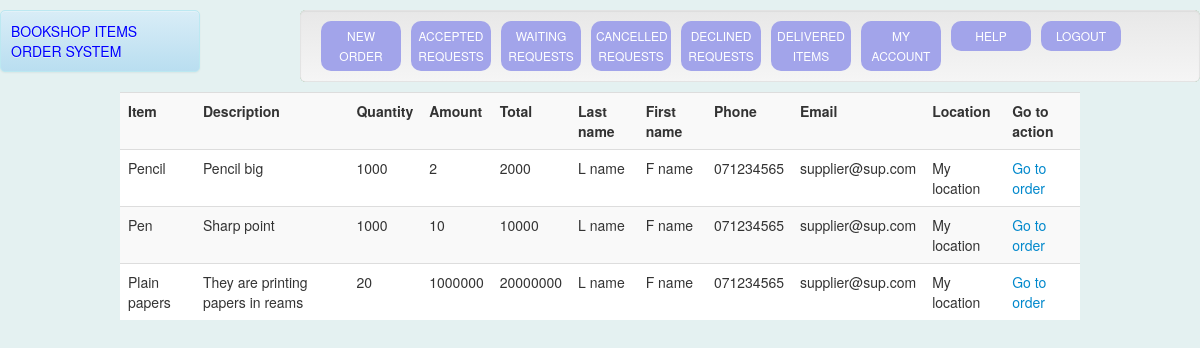
The page /user/order.php (signed in) on the database its author committed.
### tables this page shows
CREATE TABLE IF NOT EXISTS `myitems` (
  `myid` int(15) NOT NULL AUTO_INCREMENT,
  `suppid` varchar(50) DEFAULT NULL,
  `itemid` int(15) DEFAULT NULL,
  `quantity` int(15) DEFAULT NULL,
  `amount` int(15) DEFAULT NULL,
  `desc` varchar(200) DEFAULT NULL,
  `regdate` timestamp NULL DEFAULT CURRENT_TIMESTAMP ON UPDATE CURRENT_TIMESTAMP,
  PRIMARY KEY (`myid`)
);

CREATE TABLE IF NOT EXISTS `item` (
  `itemid` int(15) NOT NULL AUTO_INCREMENT,
  `name` varchar(50) NOT NULL,
  `desc` varchar(200) DEFAULT NULL,
  `regdate` timestamp NULL DEFAULT CURRENT_TIMESTAMP ON UPDATE CURRENT_TIMESTAMP,
  PRIMARY KEY (`itemid`)
);

CREATE TABLE IF NOT EXISTS `tbsupplier` (
  `fname` varchar(30) NOT NULL,
  `lname` varchar(30) NOT NULL,
  `email` varchar(50) DEFAULT NULL,
  `address` varchar(50) NOT NULL,
  `phone` varchar(20) NOT NULL,
  `username` varchar(50) NOT NULL,
  `password` varchar(50) NOT NULL,
  `regdate` timestamp NULL DEFAULT CURRENT_TIMESTAMP ON UPDATE CURRENT_TIMESTAMP,
  PRIMARY KEY (`username`)
);

### user/order.php (the view, shortened to what this page needs)
<?php require_once('../Connections/bookcon.php'); ?>
<?php
$maxRows_Itemsonoffer = 10;
$pageNum_Itemsonoffer = 0;
$startRow_Itemsonoffer = $pageNum_Itemsonoffer * $maxRows_Itemsonoffer;
$query_Itemsonoffer = "SELECT myid, myitems.suppid,myitems.itemid, name,myitems.`desc`,myitems.quantity, myitems.amount,coalesce(sum(myitems.amount*myitems.quantity),0) as total,lname,fname,email,address,phone FROM myitems,item,tbsupplier    where myitems.itemid=item.itemid and tbsupplier.username=myitems.suppid group by myid ORDER BY myitems.regdate DESC";
$query_limit_Itemsonoffer = sprintf("%s LIMIT %d, %d", $query_Itemsonoffer, $startRow_Itemsonoffer, $maxRows_Itemsonoffer);
$Itemsonoffer = mysql_query($query_limit_Itemsonoffer, $bookcon) or die(mysql_error());
$row_Itemsonoffer = mysql_fetch_assoc($Itemsonoffer);
?>
<!DOCTYPE html PUBLIC "-//W3C//DTD XHTML 1.0 Transitional//EN" "http://www.w3.org/TR/xhtml1/DTD/xhtml1-transitional.dtd">
<html xmlns="http://www.w3.org/1999/xhtml">
<head>
<link rel="stylesheet" href="../css/bootstrap-theme.min.css"  />
<link rel="stylesheet" href="../css/bootstrap-theme.css"  />
<link rel="stylesheet" href="../css/bootstrap.css"  />
<link rel="stylesheet" href="../css/bootstrap.min.css" />
<link rel="stylesheet" href="../css/sticky-footer-navbar.css"  />
<link rel="stylesheet" href="../css/bootstrapcss.css"  />
<link rel="stylesheet" href="../css/font-awesome.min.css"  />
<link rel="stylesheet" href="../css/jquery-ui.min.css"  />
<link rel="stylesheet" href="../css/styles.css"  />
</head>
<body>
<div id="evaheader" class="alert alert-info col-sm-2">
  <p> BOOKSHOP ITEMS ORDER SYSTEM</p>
</div>
<div id="menu" class="well col-sm-9 pull-right">
  <ul>
  <li><a href="order.php">New order</a></li>
    <li><a href="accepted.php">Accepted requests</a></li>
    <li><a href="pending.php">Waiting requests</a></li>
    <li> <a href="cancelled.php"> Cancelled requests</a></li>
    <li> <a href="declined.php"> Declined requests</a></li>
    <li> <a href="delivered.php"> Delivered Items</a></li>
    <li> <a href="account.php"> my account</a></li>
    <li> <a href="help.php">Help</a></li>
    <li> <a href="logout.php"> Logout</a></li>
  </ul>
</div>
  <table border="0" align="center" cellpadding="0" cellspacing="0" class="table table-striped">
    <tr>
      <td><strong>Item</strong></td>
      <td><strong>Description</strong></td>
      <td><strong>Quantity</strong></td>
      <td><strong>Amount</strong></td>
      <td><strong>Total</strong></td>
      <td><strong>Last name</strong></td>
      <td><strong>First name</strong></td>
      <td><strong>Phone</strong></td>
      <td><strong>Email</strong></td>
      <td><strong>Location</strong></td>
      <td><strong>Go to action</strong></td>
    </tr>
    <?php do { ?>
      <tr>
        <td><?php echo $row_Itemsonoffer['name']; ?></td>
        <td><?php echo $row_Itemsonoffer['desc']; ?></td>
        <td><?php echo $row_Itemsonoffer['quantity']; ?></td>
        <td><?php echo $row_Itemsonoffer['amount']; ?></td>
        <td><?php echo $row_Itemsonoffer['total']; ?></td>
        <td><?php echo $row_Itemsonoffer['lname']; ?></td>
        <td><?php echo $row_Itemsonoffer['fname']; ?></td>
         <td><?php echo $row_Itemsonoffer['phone']; ?></td>
        <td><?php echo $row_Itemsonoffer['email']; ?></td>
        <td><?php echo $row_Itemsonoffer['address']; ?></td>
        <td><a href="makeorder.php?myid=<?php echo $row_Itemsonoffer['myid']; ?>&amp;name=<?php echo $row_Itemsonoffer['name']; ?>&amp;desc=<?php echo $row_Itemsonoffer['desc']; ?>&amp;quantity=<?php echo $row_Itemsonoffer['quantity']; ?>&amp;amount=<?php echo $row_Itemsonoffer['amount']; ?>&amp;fname=<?php echo $row_Itemsonoffer['fname']; ?>&amp;lname=<?php echo $row_Itemsonoffer['lname']; ?>">Go to order</a></td>
      </tr>
      <?php } while ($row_Itemsonoffer = mysql_fetch_assoc($Itemsonoffer)); ?>
  </table>
</body>
</html>

### css/sticky-footer-navbar.css (style rules this page uses)
html { position: relative; min-height: 100%; }
body { margin-bottom: 60px; }

### css/styles.css (style rules this page uses)
body { background:#E4F1F1; }
#evaheader { border-radius:5px; padding:10px; margin-top:10px; color:blue; }
#evaheader p { text-transform:uppercase; }
.table { width:80%; margin:auto; background:white; }
#menu { background-color:green; border-radius:5px; padding:10px; margin:10px 0px; }
#menu ul { list-style-type: none; margin: 0; padding: 0; }
#menu ul a { display: block; text-decoration:none; color:white; font-size:12px; text-align:center; text-transform:uppercase; padding:5px; }
#menu li { background-color:#A2A4EA; border-radius:10px; width:80px; margin-left:10px; display:inline; }
#menu li { float: left; }
#menu a { display: block; }

### rows shown on the page
myitems: itemid.name "Pencil", desc "Pencil big", quantity "1000", amount "2", total "2000", tbsupplier.lname "L name", tbsupplier.fname "F name", tbsupplier.phone "071234565", tbsupplier.email "supplier@sup.com", tbsupplier.address "My location"
myitems: itemid.name "Pen", desc "Sharp point", quantity "1000", amount "10", total "10000", tbsupplier.lname "L name", tbsupplier.fname "F name", tbsupplier.phone "071234565", tbsupplier.email "supplier@sup.com", tbsupplier.address "My location"
myitems: itemid.name "Plain papers", desc "They are printing papers in reams", quantity "20", amount "1000000", total "20000000", tbsupplier.lname "L name", tbsupplier.fname "F name", tbsupplier.phone "071234565", tbsupplier.email "supplier@sup.com", tbsupplier.address "My location"
